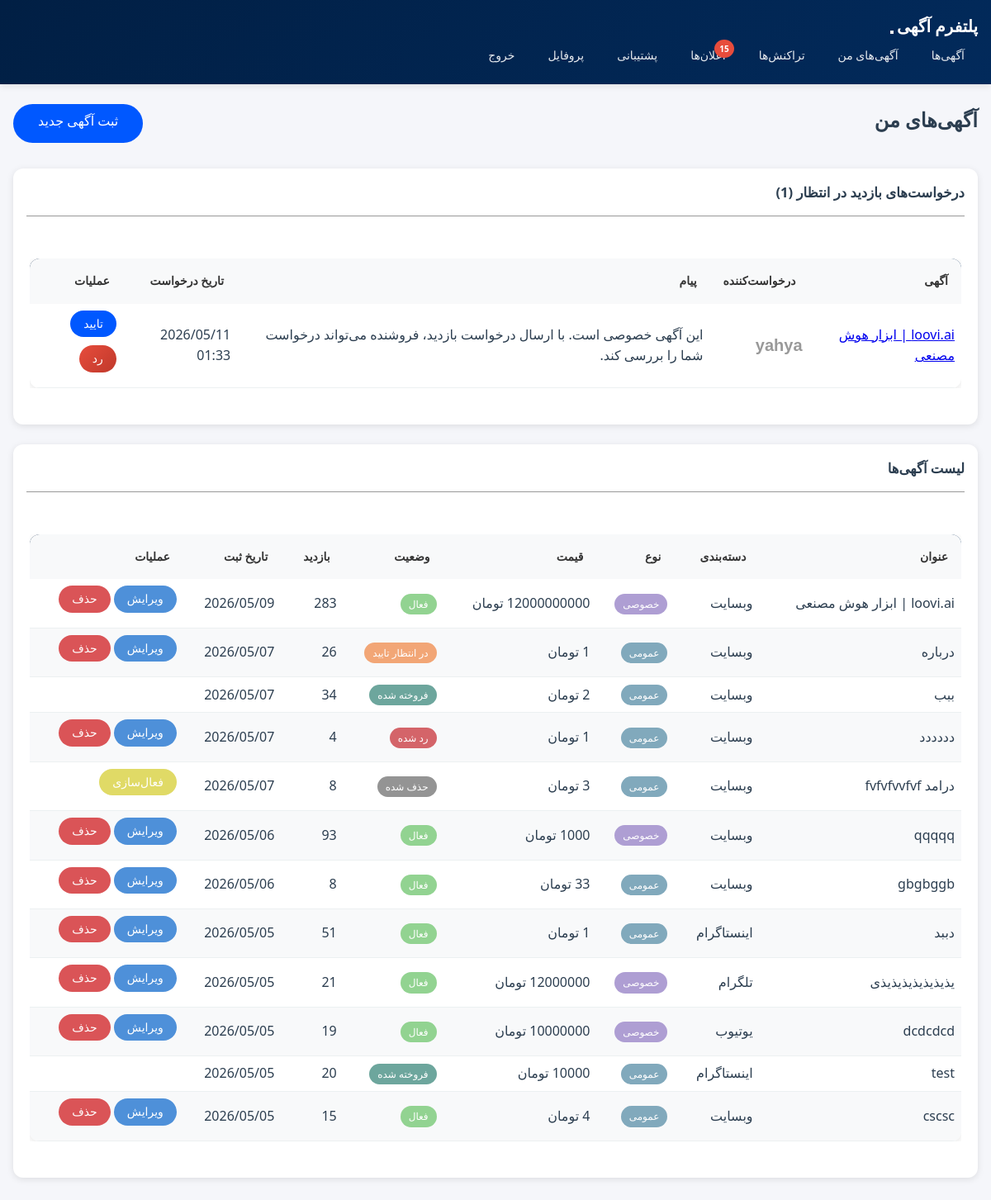
The app's page /listings/my-listings/ (signed in), older data.
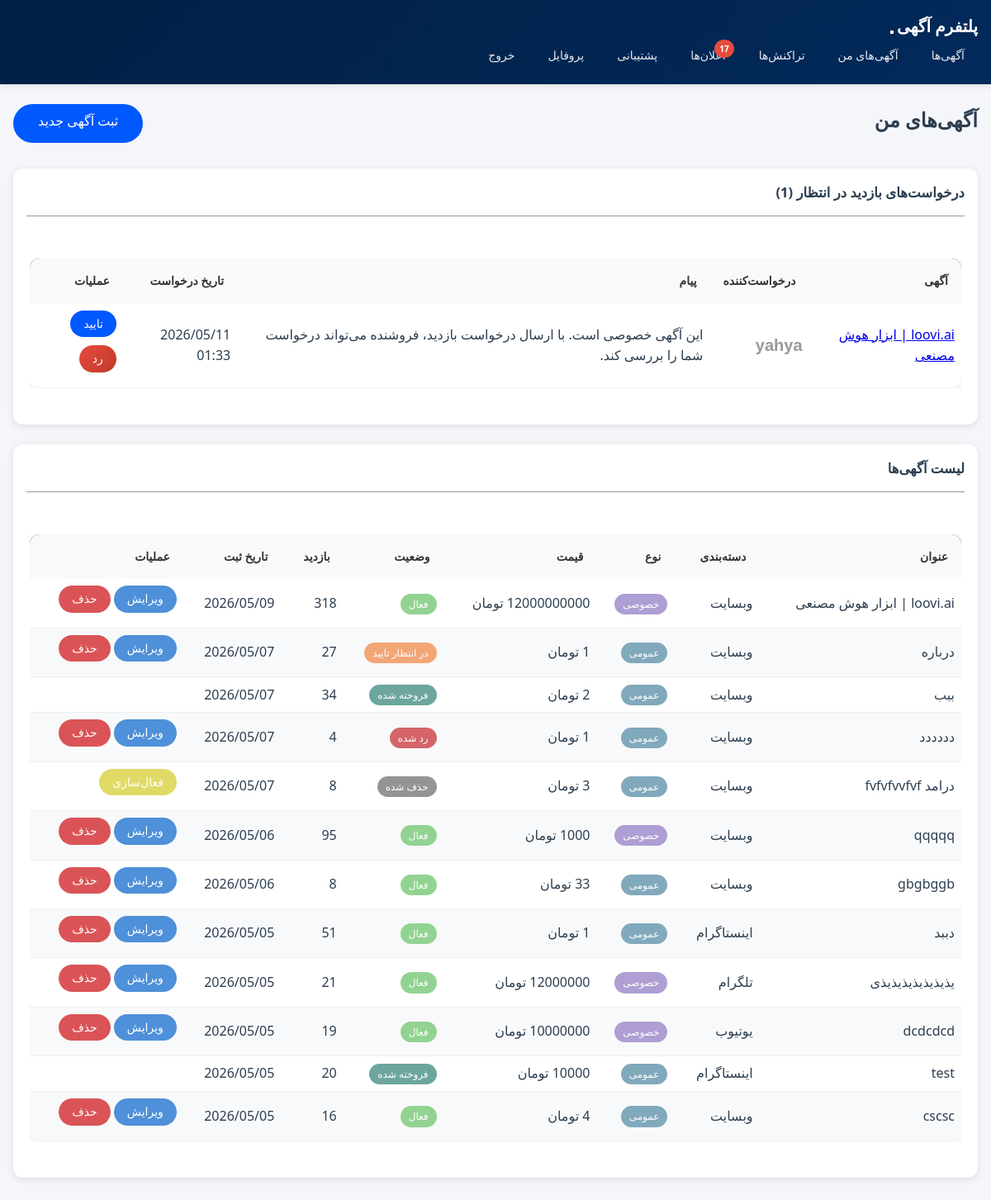
The same page, newer data.
### listings/models.py (models this page shows, shortened)
class Listing(models.Model):
    STATUS_CHOICES = [
        ('pending', 'در انتظار تایید'),
        ('active', 'فعال'),
        ('sold', 'فروخته شده'),
        ('rejected', 'رد شده'),
        ('deleted', 'حذف شده'),
    ]
    """LEVEL_CHOICES = [
        ('beginner', 'مبتدی'),
        ('intermediate', 'متوسط'),
        ('advanced', 'پیشرفته'),
        ('professional', 'حرفه‌ای'),
    ] """
    seller = models.ForeignKey(settings.AUTH_USER_MODEL, on_delete=models.CASCADE, related_name='listings')
    category = models.ForeignKey(Category, on_delete=models.SET_NULL, null=True)
    title = models.CharField(max_length=200)
    description = models.TextField()
    location = models.TextField(max_length=200, null=True, blank=True)
    price = models.DecimalField(max_digits=12, decimal_places=0)
    discount_price = models.DecimalField(max_digits=12, decimal_places=0, null=True, blank=True)
    about_platform = models.TextField(null=True, blank=True, verbose_name='درباره پلتفرم')
    """ level = models.CharField(max_length=20, choices=LEVEL_CHOICES, default='beginner', verbose_name='سطح') """
    platform_url = models.URLField()
    followers_count = models.IntegerField(default=0)
    monthly_income = models.DecimalField(null=True, blank=True, max_digits=12, decimal_places=0)
    platform_age = models.IntegerField(default=0)
    most_like = models.IntegerField(null=True, blank=True)
    most_view = models.IntegerField(null=True, blank=True)
    most_comment = models.IntegerField(null=True, blank=True)
    main_image = models.ImageField(upload_to='listings/images/')
    is_preferment = models.BooleanField(default=False, verbose_name='آگهی ارتقا یافته')
    is_income = models.BooleanField(default=True, verbose_name='اگهی به درامد رسیده')
    is_verified = models.BooleanField(default=False, verbose_name='اطلاعات مورد تایید است')
    is_private = models.BooleanField(default=False, verbose_name='آگهی خصوصی')
    status = models.CharField(max_length=20, choices=STATUS_CHOICES, default='pending')
    rejection_reason = models.TextField(blank=True, null=True, verbose_name='دلیل رد')
    views_count = models.IntegerField(default=0)
    created_at = models.DateTimeField(auto_now_add=True)
    updated_at = models.DateTimeField(auto_now=True)
    class Meta:
        ordering = ['-created_at']

class Category(models.Model):
    PLATFORM_CHOICES = [
        ('website', 'وبسایت'),
        ('instagram', 'اینستاگرام'),
        ('telegram', 'تلگرام'),
        ('youtube', 'یوتیوب'),
        ('aparat', 'آپارات'),
        ('other', 'سایر'),
    ]
    name = models.CharField(max_length=100)
    platform = models.CharField(max_length=20, choices=PLATFORM_CHOICES)
    description = models.TextField(blank=True)
    class Meta:
        verbose_name_plural = 'دسته‌بندی‌ها'

### listings/views.py (the view)
# urls.py: path('my-listings/', views.my_listings, name='my_listings'),
@login_required
def my_listings(request):
    listings = Listing.objects.filter(seller=request.user)
    pending_requests = VisitRequest.objects.filter(
        listing__seller=request.user,
        status='pending'
    ).select_related('listing', 'requester')
    return render(request, 'listings/my_listings.html', {
        'listings': listings,
        'pending_requests': pending_requests
    })

### notifications/context_processors.py (called while the page is built)
def unread_notifications_count(request):
    if request.user.is_authenticated:
        count = Notification.objects.filter(recipient=request.user, is_read=False).count()
        return {'unread_notifications_count': count}
    return {'unread_notifications_count': 0}

### templates/listings/my_listings.html (shortened to what the changed rows need)
{% extends 'base.html' %}
{% block content %}
<div class="btn-listing-create">
    <h2 class="mb-4">آگهی‌های من</h2>
</div>
{% if pending_requests %}
<div class="card mb-4">
    <div class="card-body">
        <div class="table-responsive">
            <table class="table table-hover">
                <thead>
                    <tr>
                        <th>آگهی</th>
                        <th>درخواست‌کننده</th>
                        <th>پیام</th>
                        <th>تاریخ درخواست</th>
                        <th>عملیات</th>
                    </tr>
                </thead>
            </table>
        </div>
    </div>
</div>
{% endif %}
<div class="card">
    <div class="card-body">
        <div class="table-responsive">
            <table class="table table-striped">
                <thead>
                    <tr>
                        <th>عنوان</th>
                        <th>دسته‌بندی</th>
                        <th>نوع</th>
                        <th>قیمت</th>
                        <th>وضعیت</th>
                        <th>بازدید</th>
                        <th>تاریخ ثبت</th>
                        <th>عملیات</th>
                    </tr>
                </thead>
                <tbody>
                    {% for listing in listings %}
                    <tr style="cursor: pointer;"
                        onclick="window.location='{% url 'listings:listing_detail' listing.pk %}';">
                        <td>{{ listing.title }}</td>
                        <td>{{ listing.category.name }}</td>
                        <td>
                            {% if listing.is_private %}
                            <span class="badge tag-private">خصوصی</span>
                            {% else %}
                            <span class="badge tag-general">عمومی</span>
                            {% endif %}
                        </td>
                        <td>{{ listing.price|floatformat:0 }} تومان</td>
                        <td>
                            <span
                                class="badge tag-{% if listing.status == 'active' %}active{% elif listing.status == 'sold' %}sold{% elif listing.status == 'rejected' %}not-accepted{% elif listing.status == 'deleted' %}deleted{% else %}waiting{% endif %}">
                                {{ listing.get_status_display }}
                            </span>
                        </td>
                        <td>{{ listing.views_count }}</td>
                        <td>{{ listing.created_at|date:"Y/m/d" }}</td>
                        <td onclick="event.stopPropagation();">
                            {% if listing.status != 'deleted' and listing.status != 'sold' %}
                            <a href="{% url 'listings:listing_edit' listing.pk %}"
                                class="btn btn-sm btn-edit">ویرایش</a>
                            <a href="{% url 'listings:listing_delete' listing.pk %}"
                                class="btn btn-sm btn-remove">حذف</a>
                            {% endif %}
                        </td>
                    </tr>
                    {% empty %}
                    <tr>
                        <td colspan="8" class="text-center">شما هنوز آگهی ثبت نکرده‌اید.</td>
                    </tr>
                    {% endfor %}
                </tbody>
            </table>
        </div>
    </div>
</div>
{% endblock %}

Row changes from the older to the newer data that the page shows:
changed Listing "loovi.ai | ابزار هوش مصنعی": views_count "283" → "318"
changed Listing "درباره": views_count "26" → "27"
changed Listing "qqqqq": views_count "93" → "95"
changed Listing "cscsc": views_count "15" → "16"
Text that changed along with them:
{{ unread_notifications_count }}: "15" → "17"
